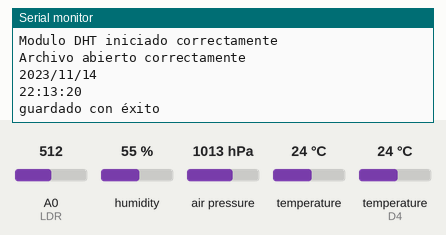
This sketch was run on a simulated ESP8266 (NodeMCU). Parts: the last lines printed to the serial monitor. The inputs (shaded band) are chosen by the test bench; at power-on: humidity 55 %, air pressure 1013 hPa, A0 (LDR) = 512, temperature 24 °C, temperature (sensor on D4) 24 °C. WiFi joins after 1.5 s; servers stay silent unless stated; the local clock reads 2024-03-15 10:24:30 at power-on unless the sketch sets it; storage starts empty.

Above: at 2.9 s.
3.0 s: humidity set to 22 %
At 8.4 s:
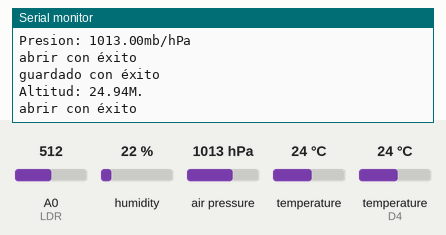
9.4 s: air pressure set to 952 hPa
At 15.6 s:
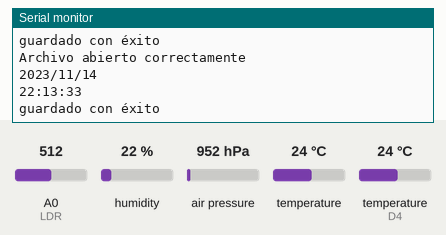
15.8 s: A0 (LDR) set to 716
At 17.8 s:
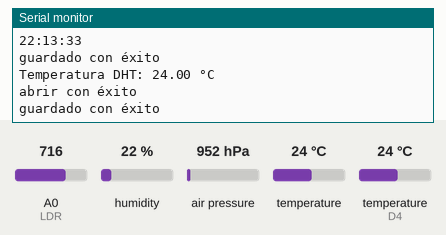
22.2 s: temperature (sensor 0) set to 12 °C
At 22.2 s:
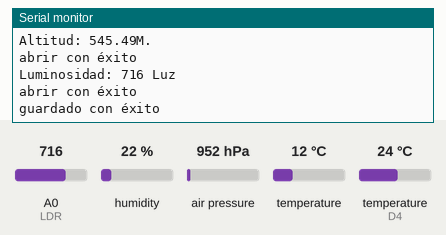
28.6 s: temperature (sensor on D4) set to 12 °C
At 31.0 s:
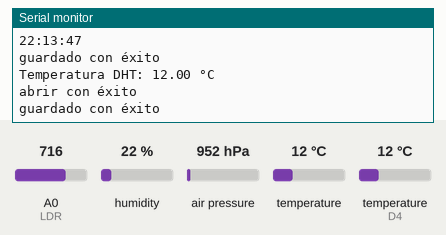
35.0 s: A0 (LDR) set to 992
At 35.7 s:
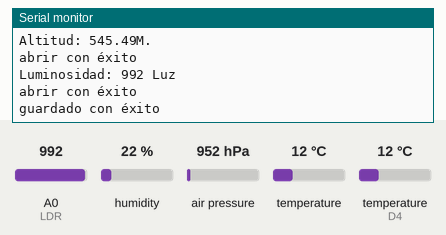
Timing chart, 0 to 38.0 s (numbered marks = the images above; inputs shaded):
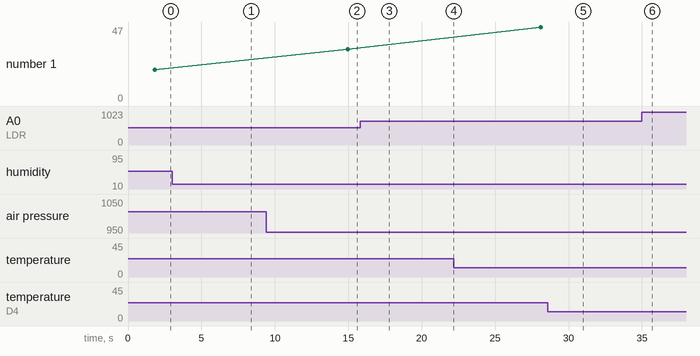

The sketch:

sketch-v0.4.ino
```cpp
/*
   a mica NodeMCU 1.0 v3ESP8266
   A0 ---> Salida módulo LDR
   D1 // gpio5 ---> SCL ---> RTC DS1307 + oled ssd1306 132x28 + BMP2280
   D2 // gpio4 ---> SDA ---> RTC DS1307 + oled ssd1306 132x28 + BMP2280
   D3 // gpio ---> res4.7k a vcc +
   D4 // gpio2 ---> res4.7k a vcc + ---> DHT out
   D5 // gpio14 ---> SCLK ---> Modulo // adaptador MicroSD Tarjeta
   D6 // gpio12 ---> MISO ---> Modulo // Adaptador Tarjeta MicroSD
   D7 // gpio13 ---> MOSI ---> Modulo // Adaptador Tarjeta MicroSD
   D8 // gpio15 ---> res10k a gnd ---> Módulo CC / SS // Tarjeta adaptadora MicroSD
*/
//____________________________________
//|
unsigned long lecturaMillis = 0;    //|
byte segundosMillis = 0;            //|
byte minutosMillis = 0;             //|
byte horasMillis = 0;               //|
int diasMillis = 0;                 //|
//int pinWDU = D0;                  //|
//__________________________________//|

#include <Wire.h>         // incluir libreria para I2C
#include <SPI.h>           // incluir libreria para SPI


#include <ESP8266WiFi.h> // https://github.com/esp8266/Arduino
#include <DNSServer.h> // Servidor DNS local usado para redirigir todas las solicitudes al portal de configuración
#include <ESP8266WebServer.h>// Servidor web local usado para servir el portal de configuración.
//#include <ESP8266mDNS.h>
#include <WiFiUdp.h>
#include "ArduinoOTA.h" // https://github.com/esp8266/Arduino/tree/master/libraries/ArduinoOTA
#include <WiFiManager.h> // incluir libreria para Portal-WiFi https://github.com/tzapu/WiFiManager#include <ESP8266WiFi.h> //https://github.com/esp8266/Arduino
#define AP_SSID "NodeMCU-ESP8266" // Nombre AccesPoint con la ssid "NodeMCU-ESP8266"
#define AP_PASS "password" // Contraseña AccesPoint con la "password"


#include <RTClib.h>      // incluir libreria para RTC
RTC_DS1307 rtc;     // llama al RTC_DS1307 como rtc
//#define RTC_I2C_ADDRESS 0x68 //
//#define RTC_EEPROM_I2C_ADDRESS 0x50 //

#include <SD.h>         // incluir libreria para SD
const int chipSelect = D8; // // chip esclavo SD puerto SPI - en el uno pin 4 - en el esp8266 nodemcu 1.0 v3 pin D8 gpio15
File myFile;// buscar encontrar o crear archivo en raiz sd
/*
#include <Adafruit_GFX.h>   // libreria para pantallas graficas
#include <Adafruit_SSD1306.h>   // libreria para controlador SSD1306
#define OLED_I2C_ADDRESS 0x3C  //
#define OLED_RESET -1      // necesario por la libreria pero no usado
#define ANCHO 128     // reemplaza ocurrencia de ANCHO por 128
#define ALTO 32       // reemplaza ocurrencia de ALTO por 32
Adafruit_SSD1306 oled(ANCHO, ALTO, &Wire, OLED_RESET);  // crea objeto
*/
#include <DHT.h> // incluir libreria DHT sensor
#define DHTPIN D4 // sensor en pin D4
#define DHTTYPE DHT11   // DHT11 DHT21 DHT22
DHT dht(DHTPIN, DHTTYPE);  // crea objeto

#include <Adafruit_Sensor.h>  // incluir libreria sensores unificados
#include <Adafruit_BMP280.h>  // incluir libreria sensor BMP280
#define BMP280_I2C_ADDRESS  0x77  //  0x76
Adafruit_BMP280 bmp;  // crea objeto

#define LDR A0

////////////////////////////////////////////////////////////////////////////////////////////////////////////

void setup () {
  //  pinMode(pinWDU, INPUT);
  //  attachInterrupt(digitalPinToInterrupt(pinWDU), CHANGE);
  Serial.begin(9600); {}   // inicializa comunicacion serial a 9600 bps
  Serial.println(F("Iniciando:"));
  Wire.begin(D2 , D1);   // configura e inicializa serial i2c en pines(sda, scl)
  SPI.begin();           // Inicializa serial spi
  WiFi.mode(WIFI_AP_STA); // modo establecido explícitamente, esp por defecto es STA + AP
  Serial.println(F("Wifi Iniciado"));
  WiFiManager wifiManager; //declaración de objeto wifiManager
  // wifiManager.resetSettings(); // wifiManager.resetSettings(); //restablecer la configuración - borrar las credenciales para realizar pruebas
  // Conectarse automáticamente usando credenciales guardadas,
  // si falla la conexión, inicia un punto de acceso con el nombre especificado ("AutoConnectAP"),
  // si está vacío generará automáticamente SSID, si la contraseña está en blanco será AP anónimo (wm.autoConnect ())
  // luego entra en un bucle de bloqueo en espera de configuración y devolverá un resultado exitoso

  wifiManager.setConfigPortalTimeout(60); //si cliente no accede datos de configuracion se renicia en (i) segundos
  wifiManager.setConnectTimeout (30); // establecer el tiempo de espera de la conexión

  bool res;
  // res = wifiManager.autoConnect(); // nombre de AP generado automáticamente a partir de chipid
  // res = wifiManager.autoConnect("AutoConnectAP"); // si solo desea un punto de acceso no seguro
  res = wifiManager.autoConnect("AutoConnectAP", "password"); // ("nombre red SSID, contraseña");
  if (!res) {
    Serial.println("Fallo la Coneccion :(");
    ESP.restart();  // reiniciar esp
  }
  else {
    Serial.println("Coneccion Realizada :)");
  }

  ArduinoOTA.setPort(8266); // El puerto predeterminado es 8266
  ArduinoOTA.setHostname("OTA-NodeMCU-ESP8266"); // El nombre de host predeterminado es esp8266- [ChipID]
  // Sin autenticación por defecto
  // ArduinoOTA.setPassword("admin");
  // La contraseña también se puede configurar con su valor md5
  // MD5(admin) = 21232f297a57a5a743894a0e4a801fc3
  // ArduinoOTA.setPasswordHash("21232f297a57a5a743894a0e4a801fc3");

  ArduinoOTA.onStart([]() {
    String type;
    if (ArduinoOTA.getCommand() == U_FLASH)
      type = "sketch";
    else // U_SPIFFS
      type = "filesystem";

    // NOTA: si actualiza SPIFFS, este sería el lugar para desmontar SPIFFS usando SPIFFS.end()
    Serial.println("Iniciar actualización " + type);
  });
  ArduinoOTA.onEnd([]() {
    Serial.println("\nEnd");
  });
  ArduinoOTA.onProgress([](unsigned int progress, unsigned int total) {
    Serial.printf("Progreso: %u%%\r", (progress / (total / 100)));
  });
  ArduinoOTA.onError([](ota_error_t error) {
    Serial.printf("Error[%u]: ", error);
    if (error == OTA_AUTH_ERROR) Serial.println("Error de autenticación");
    else if (error == OTA_BEGIN_ERROR) Serial.println("Inicio fallido");
    else if (error == OTA_CONNECT_ERROR) Serial.println("Falló la conexión");
    else if (error == OTA_RECEIVE_ERROR) Serial.println("Error al recibir");
    else if (error == OTA_END_ERROR) Serial.println("Fallo al final");
  });
  ArduinoOTA.begin();
  WiFi.softAP(AP_SSID, AP_PASS); // Iniciamos AccesPoint con la ssid y password predefinidos
  Serial.println("Soporte Actualizaciones OTA");
  Serial.print("dirección IP de red: ");
  Serial.println(WiFi.localIP());
  Serial.print("dirección IP de AccesPoint: ");
  Serial.print(AP_SSID);
  Serial.println(WiFi.softAPIP());


if (!rtc.begin()) {       // sino inicializa modulo con direccion I2C definida previamente
  Serial.println(F("Modulo RTC fallo"));  // muestra mensaje de error
  return;         // se sale regresando el programa
}
rtc.adjust(DateTime(F(__DATE__), F(__TIME__)));
Serial.println(F("Modulo RTC iniciado correctamente")); // muestra mensaje de confirmacion

if (!SD.begin(chipSelect)) {       // sino inicia el modulo
  Serial.println(F("Modulo SD fallo"));  // muestra mensaje de error
  return;         // se sale regresando el programa
}
Serial.println(F("Modulo SD iniciado correctamente")); // muestra mensaje confirmacion
myFile = SD.open("DATA.txt", FILE_WRITE); //abrir sd, buscar crear archivo y abrir modo escritura
if (myFile) { //para tratar el archivo
  Serial.println(F("Archivo abierto correctamente"));
  myFile.println("Fecha, Hora, Temperatura DHT ºC, Temperatura BMP ºC, Humedad %, Presion hPa, Altitud M, Luminosidad"); //imprimir en el archivo los siguientes encabezados.
  myFile.close(); //cerrmos el archivo.
}

/*if (!oled.begin(SSD1306_SWITCHCAPVCC, OLED_I2C_ADDRESS)); { // sino inicializa modulo con direccion I2C definida previamente
  Serial.println(F("Modulo Display fallo"));  // muestra mensaje de error
  return;         // se sale regresando el programa
}
Serial.println(F("Modulo Display iniciado correctamente"));// muestra mensaje confirmacion
*/

if (!bmp.begin(BMP280_I2C_ADDRESS)) {       // sino inicializa modulo con direccion I2C definida previamente
  Serial.println(F("Modulo BMP fallo"));  // muestra mensaje de error
  return;         // se sale regresando el programa
}
Serial.println(F("Modulo BMP iniciado correctamente")); // muestra mensaje de confirmacion

/* if (!dht.begin()) {       // sino inicializa modulo con direccion I2C definida previamente
    Serial.println(F("Modulo DHT fallo"));  // muestra mensaje de error
    return;         // se sale regresando el programa
  }
*/
dht.begin();
Serial.println(F("Modulo DHT iniciado correctamente")); // muestra mensaje de confirmacion y tiempo trascurrido menos espera inicial
}
////////////////////////////////////////////////////////////////////////////////////////////////////////////

void tiempoMillis() {
  if (millis() >= lecturaMillis + 1000) {
    lecturaMillis = millis();
    Serial.println (segundosMillis);
    segundosMillis++;

    if (segundosMillis == 60) {
      segundosMillis = 0;
      minutosMillis++;
    }
    if (minutosMillis == 60) {
      minutosMillis = 0;
      horasMillis++;
    }
    if (horasMillis  == 24) {
      horasMillis = 0;
      diasMillis++;
    }
    if (diasMillis == 365) {
      diasMillis = 0;
    }
    if (lecturaMillis < (lecturaMillis + 10000)) {
      lecturaMillis = 0;
    }
    /*
        Serial.print (diasMillis);
        Serial.print (F("-"));
        Serial.print (horasMillis);
        Serial.print (F(":"));
        Serial.print (minutosMillis);
        Serial.print (F(":"));
        Serial.println (segundosMillis);
    */
  }
}

/*void formatoPantalla() {
  oled.clearDisplay();      // limpia pantalla
  oled.drawRect(0, 0, 64, 11, WHITE); // dibuja rectangulo
  oled.drawRect(64, 0, 64, 11, WHITE); // dibuja rectangulo
  oled.drawRect(0, 10, 64, 11, WHITE); // dibuja rectangulo
  oled.drawRect(64, 10, 64, 11, WHITE); // dibuja rectangulo
  oled.drawRect(0, 20, 64, 11, WHITE); // dibuja rectangulo
  oled.drawRect(64, 20, 64, 11, WHITE); // dibuja rectangulo

    oled.setCursor(5, 3);   // ubica cursor en coordenadas 28,34
    oled.setTextSize(2);      // establece tamano de texto en 2
    oled.setTextColor(WHITE);   // establece color al unico disponible (pantalla monocromo)
    oled.print("--->FC<---");     // escribe texto
    oled.setCursor(12, 15);   // ubica cursor en coordenadas 28,34
    oled.setTextSize(2);      // establece tamano de texto en 2
    oled.setTextColor(WHITE);   // establece color al unico disponible (pantalla monocromo)
    oled.print("servicios");     // escribe texto
  oled.display();     // muestra en pantalla todo lo establecido anteriormente
}
  */

void loggingTiempo() {
  DateTime now = rtc.now();
  myFile = SD.open("DATA.txt", FILE_WRITE);
  if (myFile) {
    myFile.print(now.year(), DEC);
    myFile.print('/');
    myFile.print(now.month(), DEC);
    myFile.print('/');
    myFile.print(now.day(), DEC);
    myFile.print(',');
    myFile.print(now.hour(), DEC);
    myFile.print(':');
    myFile.print(now.minute(), DEC);
    myFile.print(':');
    myFile.print(now.second(), DEC);
    myFile.print(",");
  }

  //consola log
  Serial.println(F("Archivo abierto correctamente"));
  Serial.print(now.year(), DEC);
  Serial.print('/');
  Serial.print(now.month(), DEC);
  Serial.print('/');
  Serial.println(now.day(), DEC);
  Serial.print(now.hour(), DEC);
  Serial.print(':');
  Serial.print(now.minute(), DEC);
  Serial.print(':');
  Serial.println(now.second(), DEC);
  Serial.println("guardado con éxito");
  myFile.close();
  delay(1000);
}

void loggingTemperaturaDHT() {

  float t = dht.readTemperature(); // Leer la temperatura en grados Celsius
  // float f = dht.readTemperature(true);  //Leer la temperatura como Fahrenheit

  //Compruebe si alguna lectura falló y salga antes (para volver a intentarlo).
  if  (isnan(t) /*|| isnan(f)*/) {
    Serial.println(F("Error al leer temperatura del sensor DHT!"));
    return;
  }

  //consola log
  Serial.print(F("Temperatura DHT: "));
  Serial.print(t);
  Serial.println(" °C");
  //Serial.print(f);
  //Serial.println(" *F\t");

  myFile = SD.open("DATA.txt", FILE_WRITE);
  if (myFile) {
    Serial.println("abrir con éxito");
    myFile.print(t);
    myFile.print(",");
  }
  myFile.close();
  Serial.println("guardado con éxito");
}

void logginTemperaturaBMP() {

  float tb = bmp.readTemperature();

  //Compruebe si alguna lectura falló y salga antes (para volver a intentarlo).
  if  (isnan(tb)) {
    Serial.println(F("Error al leer Temperatura del sensor BMP!"));
    return;
  }

  //consola log
  Serial.print(F("Temperatura BMP: "));
  Serial.print(tb);
  Serial.println(F(" °C"));


  myFile = SD.open("DATA.txt", FILE_WRITE);
  if (myFile) {
    Serial.println(F("abrir con éxito"));
    myFile.print(tb);
    myFile.print(",");
  }
  myFile.close();
  Serial.println("guardado con éxito");
}

void loggingHumedad() {

  float h = dht.readHumidity();

  //Compruebe si alguna lectura falló y salga antes (para volver a intentarlo).
  if  (isnan(h)) {
    Serial.println(F("Error al leer humedad del sensor!"));
    return;
  }

  //consola log
  Serial.print(F("Humedad: "));
  Serial.print(h);
  Serial.println(F("%"));


  myFile = SD.open("DATA.txt", FILE_WRITE);
  if (myFile) {
    Serial.println(F("abrir con éxito"));
    myFile.print(h);
    myFile.print(",");
  }
  myFile.close();
  Serial.println("guardado con éxito");
}

void logginPresion() {

  float p = bmp.readPressure() / 100;

  //Compruebe si alguna lectura falló y salga antes (para volver a intentarlo).
  if  (isnan(p)) {
    Serial.println(F("Error al leer Presion del sensor BMP!"));
    return;
  }

  //consola log
  Serial.print(F("Presion: "));
  Serial.print(p);
  Serial.println(F("mb/hPa"));


  myFile = SD.open("DATA.txt", FILE_WRITE);
  if (myFile) {
    Serial.println(F("abrir con éxito"));
    myFile.print(p);
    myFile.print(",");
  }
  myFile.close();
  Serial.println("guardado con éxito");
}

void logginAltitud() {

  float a = bmp.readAltitude(1016); // (1013.25) obtener por localizacion, o ir ajustando situandolo desde el nivel del suelo.

  //Compruebe si alguna lectura falló y salga antes (para volver a intentarlo).
  if  (isnan(a)) {
    Serial.println(F("Error al leer Presion del sensor BMP!"));
    return;
  }

  //consola log
  Serial.print(F("Altitud: "));
  Serial.print(a);
  Serial.println(F("M."));


  myFile = SD.open("DATA.txt", FILE_WRITE);
  if (myFile) {
    Serial.println(F("abrir con éxito"));
    myFile.print(a);
    myFile.print(",");
  }
  myFile.close();
}

void logginLuz() {

  pinMode (LDR, INPUT);
  int L = analogRead(LDR);

  //Compruebe si alguna lectura falló y salga antes (para volver a intentarlo).
  if  (isnan(L)) {
    Serial.println(F("Error al leer Luminosidad!"));
    return;
  }

  //consola log
  Serial.print(F("Luminosidad: "));
  Serial.print(L);
  Serial.println(F(" Luz"));


  myFile = SD.open("DATA.txt", FILE_WRITE);
  if (myFile) {
    Serial.println(F("abrir con éxito"));
    myFile.print(L);
    myFile.println(",");
  }
  myFile.close();
  Serial.println("guardado con éxito");
}

////////////////////////////////////////////////////////////////////////////////////////////////////////////

void loop() {
  ArduinoOTA.handle(); //llama constantemente a responder a una solicitud de actualización OTA
//  formatoPantalla();
//  delay(1000);
  loggingTiempo();
  delay(1000);
  loggingTemperaturaDHT();
  delay(1000);
  logginTemperaturaBMP();
  delay(1000);
  loggingHumedad();
  delay(1000);
  logginPresion();
  delay(1000);
  logginAltitud();
  delay(1000);
  logginLuz();
  delay(1000);
  delay(5000);
}
```

Measured:
- after the input at 3.0 s, the serial monitor: prints a new line after 2.9 s (image 1)
- after the input at 28.6 s, the serial monitor: prints a new line after 1.5 s (image 5)
- after the input at 35.0 s, the serial monitor: prints a new line after 0.22 s (image 6)
